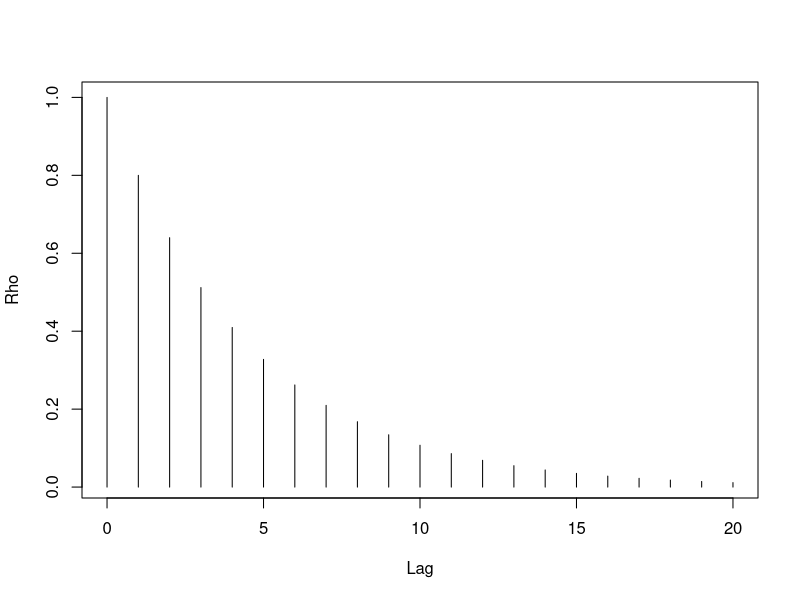

Source code (R):
## ---- chunk 1
knitr::opts_knit$set(root.dir = 'C:/Users/neide/OneDrive/Documents/GitHub/BEwebinar/Data')
## ---- chunk 2
phi <- .8
rho <- phi^seq(0,20)
plot(ts(rho,start=0),xlab="Lag",ylab="Rho",type ="h")
## ---- chunk 3
rho <- .8
gamma <- rho^seq(0,5)/(1-rho^2)
gamma_mat <- toeplitz(gamma)
gamma_mat
